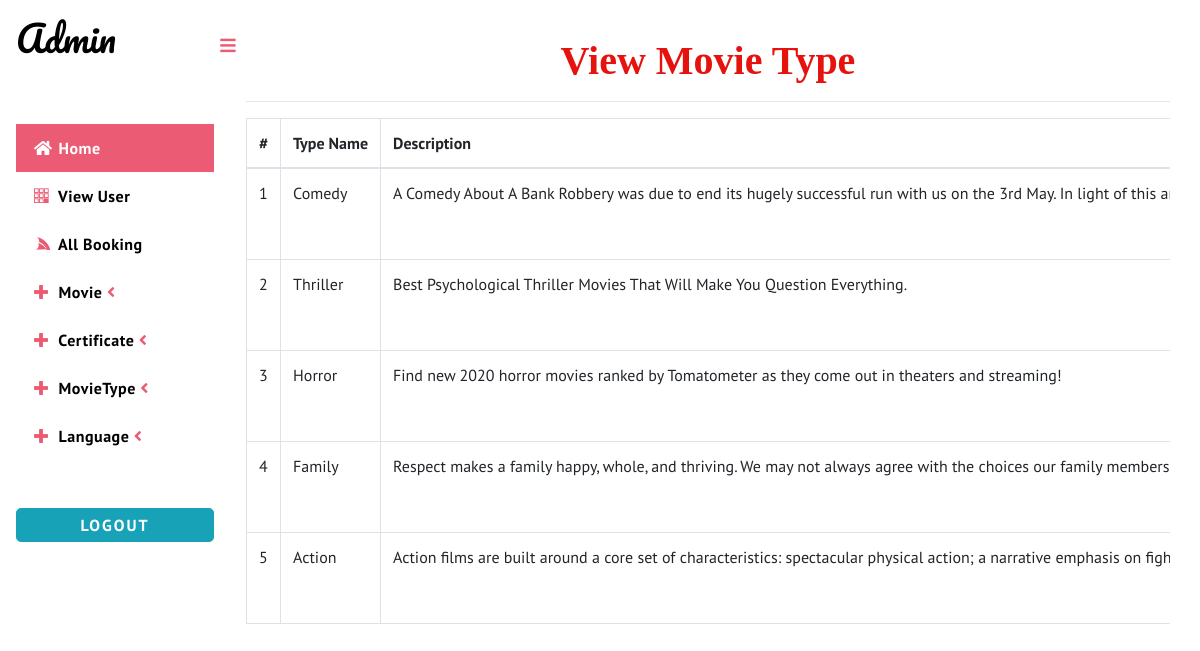
The page /view_movie_type (signed in) on the database its author committed.
### movie/models.py (models this page shows, shortened)
class Movie_Type(models.Model):
    name=models.CharField(max_length=10,null=True)
    description=models.TextField(null=True)

### movie/views.py (the view)
# urls.py: path('view_movie_type', View_Movie_Type,name="view_movie_type"),
def View_Movie_Type(request):
    if not request.user.is_staff:
        return redirect('login')
    data = Movie_Type.objects.all()
    d = {'data': data}
    return render(request,'view_movie_type.html',d)

### movie/templates/view_movie_type.html (shortened to what this page needs)
{% extends 'index_admin.html' %}
{% load static %}
{% block body %}
<link rel='stylesheet' type='text/css' href="https://cdn.datatables.net/1.10.21/css/jquery.dataTables.min.css">
<link rel='stylesheet' type='text/css' href="https://cdn.datatables.net/buttons/1.6.2/css/buttons.dataTables.min.css">
<div class="container ">
    <div class="container-fluid">
        <h1 align="center" style="font-weight:bold;font-family : 'Monotype Corsiva' ; color : #E6120E ;margin-top:4%">View Movie Type</h1>
    <hr>                        <div class="scrollmenu">
                                <table id="example" class="table table-bordered">
                                  <thead>
                                    <tr>
                                      <th style="width:100px">#</th>
                                      <th style="width:200px">Type Name</th>
                                      <th>Description</th>
                                  </tr>
                              </thead>
                              <tbody>
                              {% for i in data %}
                                <tr>
                                  <td>{{forloop.counter}}</td>
                                  <td>{{i.name}}</td>
                                  <td>{{i.description}}</td>
                              </tr>
                              {% endfor %}
                          </tbody>
                      </table>
                  </div>
    </div></div>
{% endblock %}

### movie/static/css1/style.css (style rules this page uses)
html, body { font-family: 'PT Sans', sans-serif; font-size: 100%; overflow-x: hidden; background: #fff; }
h1, h2, h3, h4, h5, h6 { margin: 0; font-family: 'Yanone Kaffeesatz', sans-serif; }
.cbp-spmenu-push { overflow-x: hidden; position: relative; }
.cbp-spmenu, .cbp-spmenu-push { -webkit-transition: all 0.3s ease; -moz-transition: all 0.3s ease; transition: all 0.3s ease; }

### movie/templates/view_movie_type.html (style rules this page uses)
div.scrollmenu { overflow: auto; width:100%; white-space: nowrap; }

### rows shown on the page
Movie_Type: name "Comedy", description "A Comedy About A Bank Robbery was due to end its hugely successful run with us on the 3rd May. In light of this…"
Movie_Type: name "Thriller", description "Best Psychological Thriller Movies That Will Make You Question Everything."
Movie_Type: name "Horror", description "Find new 2020 horror movies ranked by Tomatometer as they come out in theaters and streaming!"
Movie_Type: name "Family", description "Respect makes a family happy, whole, and thriving. We may not always agree with the choices our family members…"
Movie_Type: name "Action", description "Action films are built around a core set of characteristics: spectacular physical action; a narrative emphasis on…"
